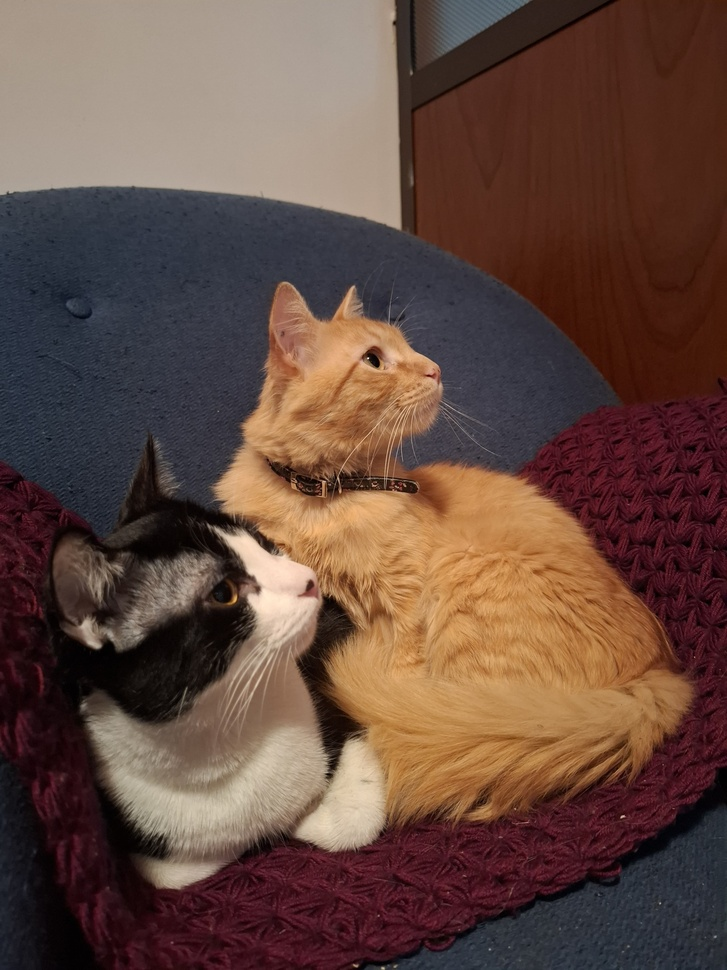
#> input picture 2025-05-05_taller_ojos_digitales/python/MichiJuan.jpg, 727 x 970 px, shrunk from 3060 x 4080 before the run, found by its file name
$ jupyter execute Taller3.ipynb   (older library calls are emulated)
#> lines starting #> are read from the running program, lines starting #| are printed output that depends on the picture
[cell 1]
import cv2
import numpy as np
from matplotlib import pyplot as plt

# Cargar imagen a color
image_path = '/content/MichiJuan.jpg'  # Cambia esto por la ruta de tu imagen
color_image = cv2.imread(image_path)
#> color_image is the input picture: shape (970, 727, 3); mean B, G, R 63.4, 73.7, 100.1

# Verificar que la imagen se cargó correctamente
if color_image is None:
    print("Error: No se pudo cargar la imagen. Verifica la ruta.")
else:
    # Convertir a escala de grises
    gray_image = cv2.cvtColor(color_image, cv2.COLOR_BGR2GRAY)

    # Mostrar imágenes original y en grises
    plt.figure(figsize=(12, 6))

    plt.subplot(1, 2, 1)
    plt.imshow(cv2.cvtColor(color_image, cv2.COLOR_BGR2RGB))
    plt.title('Imagen a Color')
    plt.axis('off')

    plt.subplot(1, 2, 2)
    plt.imshow(gray_image, cmap='gray')
    plt.title('Imagen en Escala de Grises')
    plt.axis('off')

    plt.show()
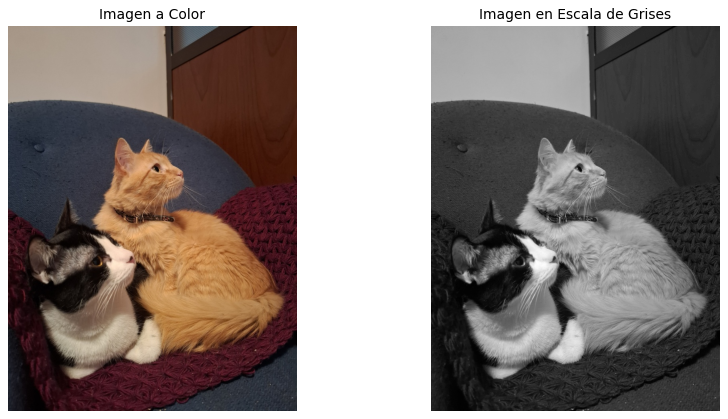
#> figure drawn by matplotlib, 2 panels

    # Aplicar filtros convolucionales
    # Filtro de desenfoque (blur)
    blur_filter = np.ones((5,5), np.float32)/25
    blurred_image = cv2.filter2D(gray_image, -1, blur_filter)

    # Filtro de sharpening (enfoque)
    sharpening_filter = np.array([[-1, -1, -1],
                                  [-1,  9, -1],
                                  [-1, -1, -1]])
    sharpened_image = cv2.filter2D(gray_image, -1, sharpening_filter)
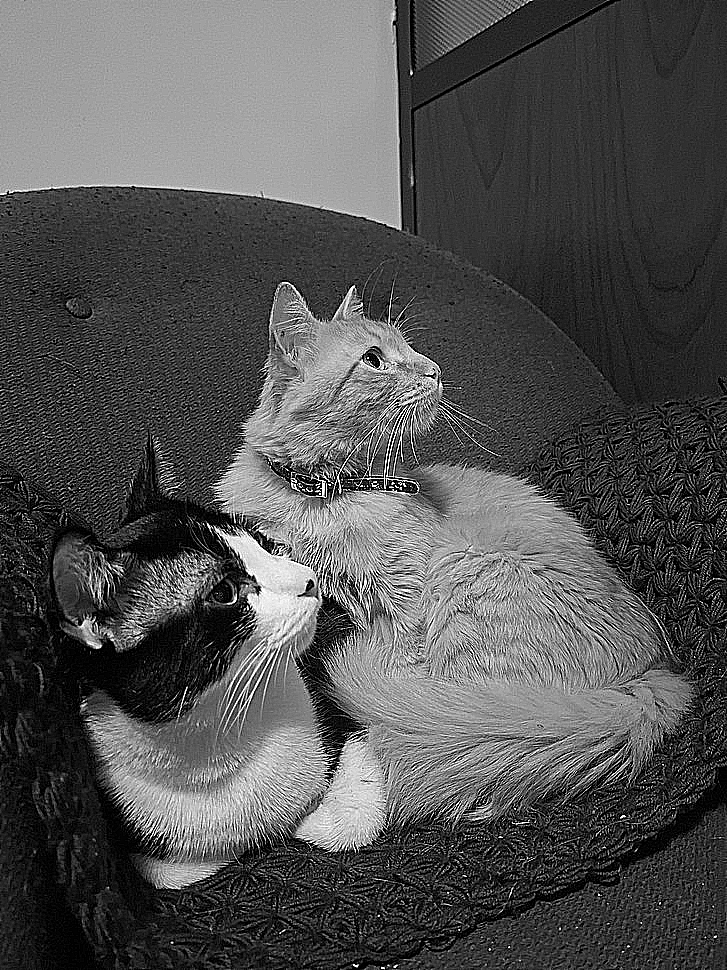
#> sharpened_image: shape (970, 727); min 0, max 255, mean 82.4

    # Mostrar resultados de filtros
    plt.figure(figsize=(12, 6))

    plt.subplot(1, 3, 1)
    plt.imshow(gray_image, cmap='gray')
    plt.title('Original')
    plt.axis('off')

    plt.subplot(1, 3, 2)
    plt.imshow(blurred_image, cmap='gray')
    plt.title('Filtro Blur')
    plt.axis('off')

    plt.subplot(1, 3, 3)
    plt.imshow(sharpened_image, cmap='gray')
    plt.title('Filtro Sharpening')
    plt.axis('off')

    plt.show()
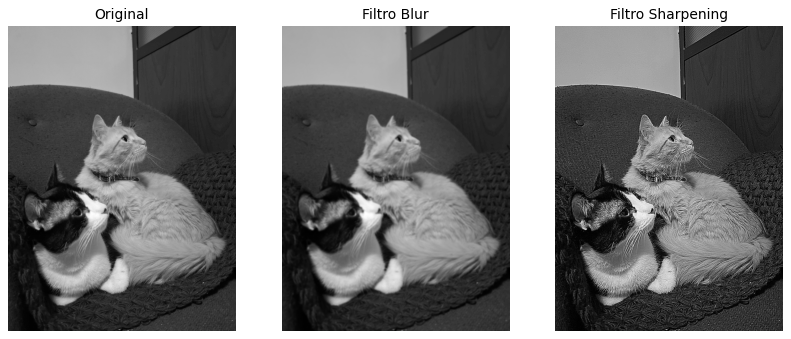
#> figure drawn by matplotlib, 3 panels

    # Detección de bordes
    # Sobel en X y Y
    sobelx = cv2.Sobel(gray_image, cv2.CV_64F, 1, 0, ksize=5)
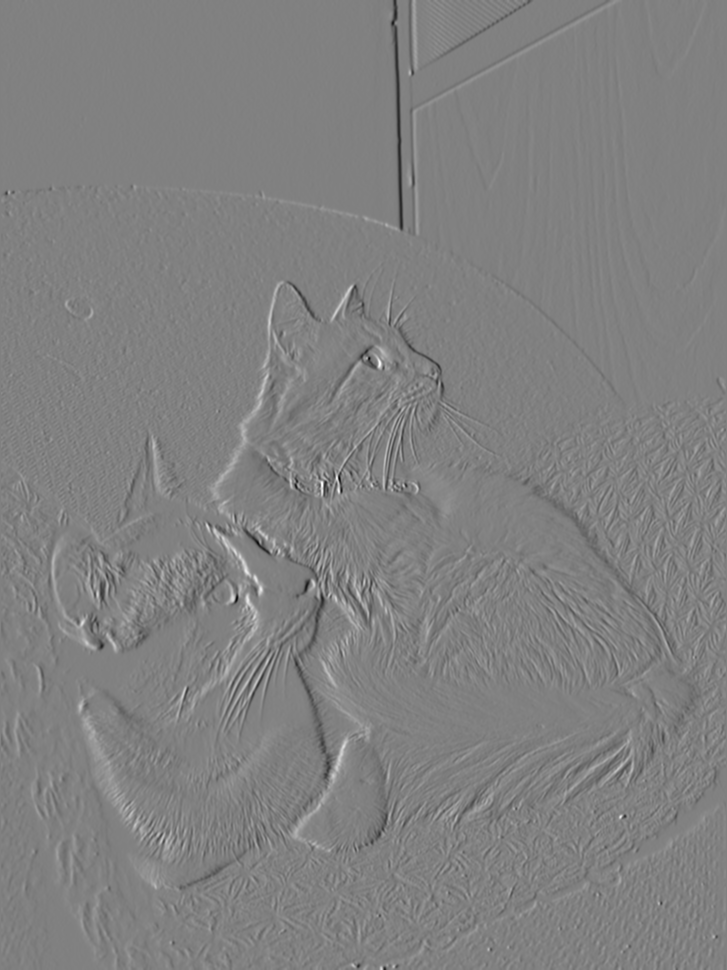
#> sobelx: shape (970, 727) float64; min -6507, max 6359, mean -4; drawn with min black and max white
    sobely = cv2.Sobel(gray_image, cv2.CV_64F, 0, 1, ksize=5)
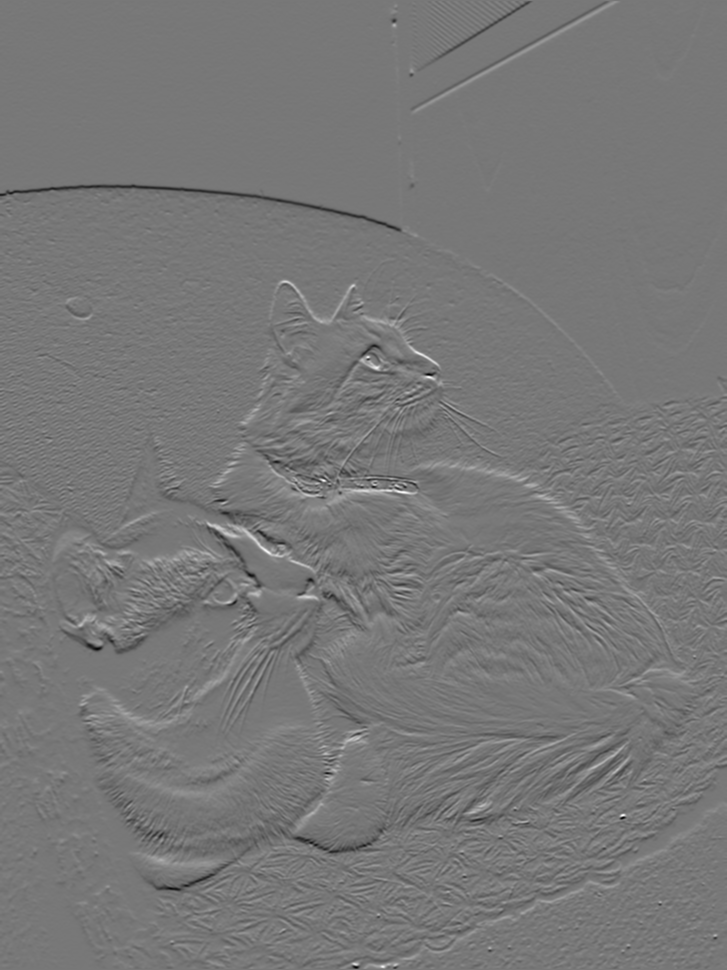
#> sobely: shape (970, 727) float64; min -5915, max 6653, mean -9.7; drawn with min black and max white
    sobel_combined = np.sqrt(sobelx**2 + sobely**2)
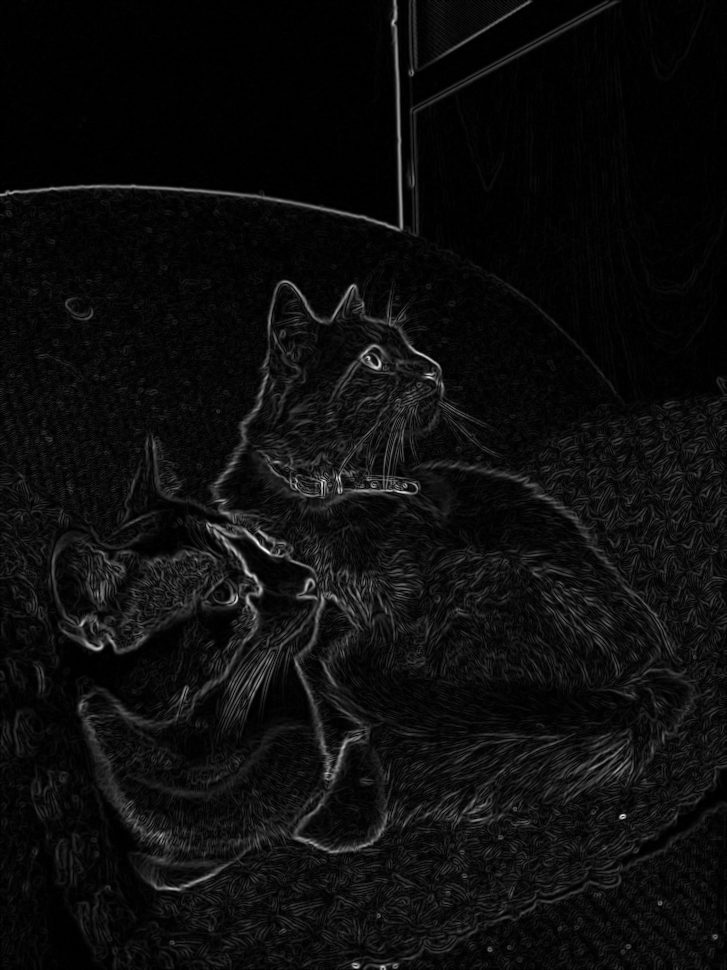
#> sobel_combined: shape (970, 727) float64; min 0, max 7461.6, mean 396.9; drawn with min black and max white

    # Laplaciano
    laplacian = cv2.Laplacian(gray_image, cv2.CV_64F, ksize=5)
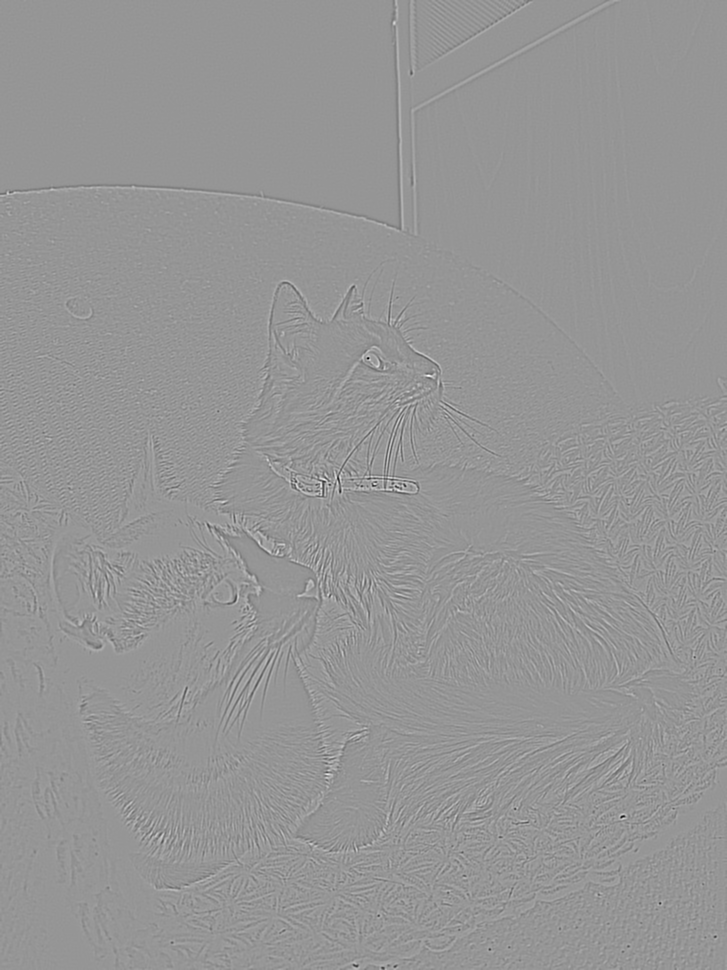
#> laplacian: shape (970, 727) float64; min -6818, max 4794, mean 0; drawn with min black and max white

    # Mostrar resultados de detección de bordes
    plt.figure(figsize=(15, 10))

    plt.subplot(2, 2, 1)
    plt.imshow(sobelx, cmap='gray')
    plt.title('Sobel en X')
    plt.axis('off')

    plt.subplot(2, 2, 2)
    plt.imshow(sobely, cmap='gray')
    plt.title('Sobel en Y')
    plt.axis('off')

    plt.subplot(2, 2, 3)
    plt.imshow(sobel_combined, cmap='gray')
    plt.title('Sobel Combinado (X+Y)')
    plt.axis('off')

    plt.subplot(2, 2, 4)
    plt.imshow(laplacian, cmap='gray')
    plt.title('Laplaciano')
    plt.axis('off')

    plt.show()

    # Comparación visual entre métodos
    plt.figure(figsize=(15, 5))

    plt.subplot(1, 3, 1)
    plt.imshow(sobel_combined, cmap='gray')
    plt.title('Sobel')
    plt.axis('off')

    plt.subplot(1, 3, 2)
    plt.imshow(laplacian, cmap='gray')
    plt.title('Laplaciano')
    plt.axis('off')

    plt.subplot(1, 3, 3)
    plt.imshow(cv2.Canny(gray_image, 100, 200), cmap='gray')  # Bonus: Canny
    plt.title('Canny (para comparación)')
    plt.axis('off')

    plt.show()
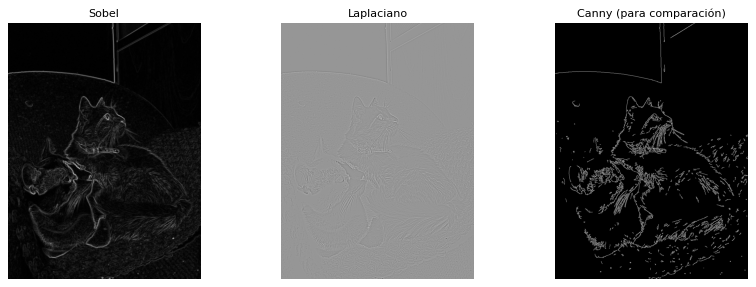
#> figure drawn by matplotlib, 3 panels
